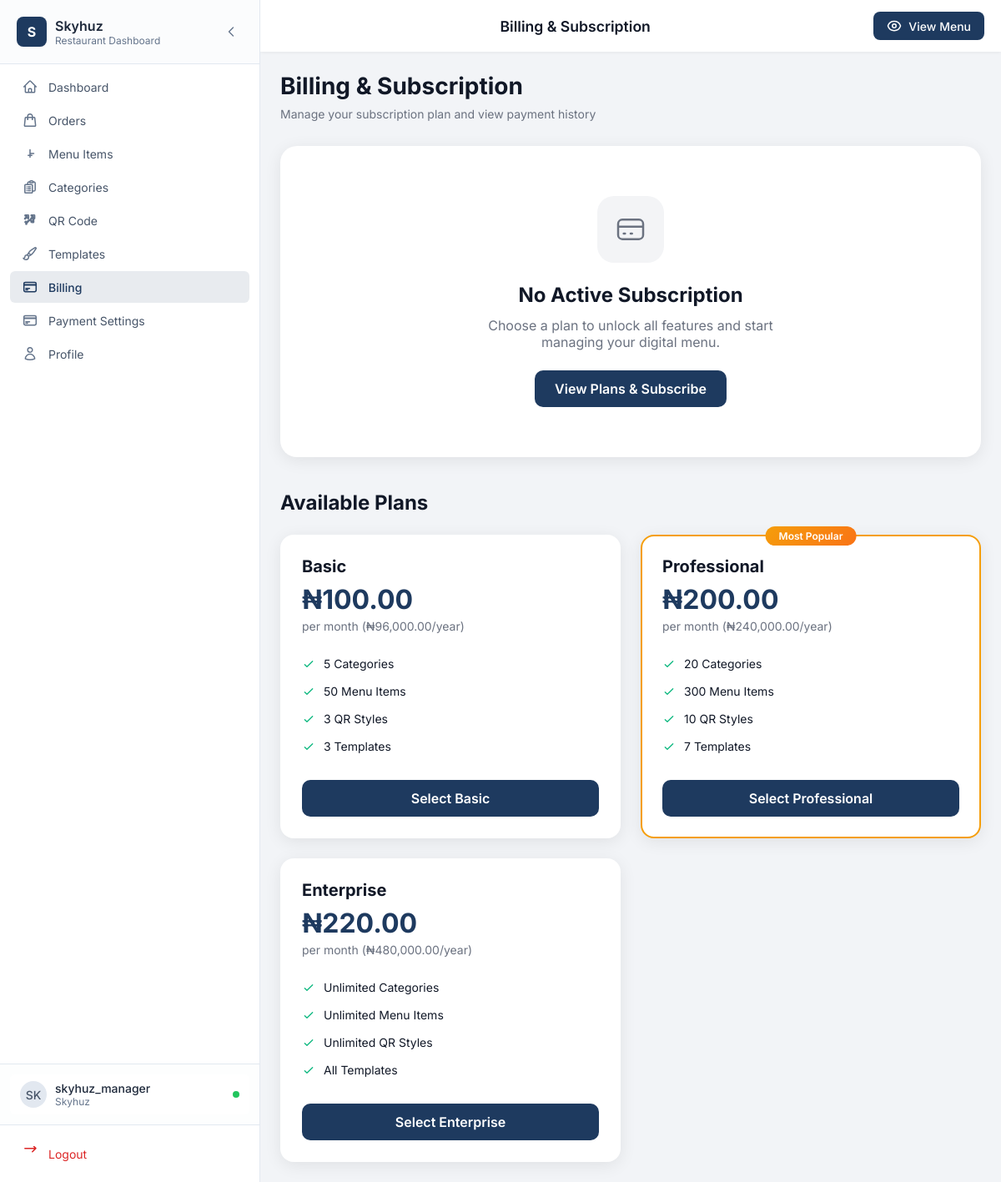
The page /manager/billing.php (signed in) on the database its author committed.
### tables this page shows
CREATE TABLE `restaurants` (
  `id` int(11) NOT NULL,
  `name` varchar(255) NOT NULL,
  `slug` varchar(255) NOT NULL,
  `logo` varchar(255) DEFAULT NULL,
  `hero_image` varchar(255) DEFAULT NULL,
  `description` text DEFAULT NULL,
  `phone` varchar(50) DEFAULT NULL,
  `email` varchar(255) DEFAULT NULL,
  `address` text DEFAULT NULL,
  `website` varchar(255) DEFAULT NULL,
  `whatsapp_link` varchar(255) DEFAULT NULL,
  `instagram_url` varchar(255) DEFAULT NULL,
  `facebook_url` varchar(255) DEFAULT NULL,
  `twitter_url` varchar(255) DEFAULT NULL,
  `map_latitude` decimal(10,8) DEFAULT NULL,
  `map_longitude` decimal(11,8) DEFAULT NULL,
  `header_menu_items` text DEFAULT NULL,
  `footer_content` text DEFAULT NULL,
  `manager_email` varchar(255) DEFAULT NULL,
  `google_rating` decimal(3,1) DEFAULT 4.5,
  `rating_source` varchar(50) DEFAULT 'Google',
  `template_id` int(11) DEFAULT 1,
  `is_active` tinyint(1) DEFAULT 1,
  `available_items_count` int(11) DEFAULT 0,
  `unavailable_items_count` int(11) DEFAULT 0,
  `subscription_id` int(11) DEFAULT NULL,
  `created_at` timestamp NOT NULL DEFAULT current_timestamp(),
  `updated_at` timestamp NOT NULL DEFAULT current_timestamp() ON UPDATE current_timestamp()
);

CREATE TABLE `subscription_plans` (
  `id` int(11) NOT NULL,
  `name` varchar(50) NOT NULL COMMENT 'Basic, Professional, Enterprise',
  `slug` varchar(50) NOT NULL COMMENT 'basic, professional, enterprise',
  `description` text DEFAULT NULL,
  `monthly_price` decimal(10,2) NOT NULL DEFAULT 0.00 COMMENT 'Price in NGN',
  `annual_price` decimal(10,2) NOT NULL DEFAULT 0.00 COMMENT 'Price in NGN (20% discount)',
  `max_categories` int(11) NOT NULL DEFAULT 5 COMMENT '-1 for unlimited',
  `max_menu_items` int(11) NOT NULL DEFAULT 50 COMMENT '-1 for unlimited',
  `max_qr_styles` int(11) NOT NULL DEFAULT 3 COMMENT '-1 for unlimited',
  `max_templates` int(11) NOT NULL DEFAULT 3 COMMENT '-1 for unlimited',
  `features` longtext DEFAULT NULL COMMENT 'Additional features as JSON',
  `is_active` tinyint(1) NOT NULL DEFAULT 1,
  `display_order` int(11) NOT NULL DEFAULT 0,
  `created_at` timestamp NOT NULL DEFAULT current_timestamp(),
  `updated_at` timestamp NOT NULL DEFAULT current_timestamp() ON UPDATE current_timestamp()
);

### manager/billing.php (the view, shortened to what the rows shown need)
<?php
require_once __DIR__ . '/../includes/functions.php';
require_once __DIR__ . '/../includes/subscription.php';
$restaurantId = getCurrentUserRestaurantId();
$subscription = getRestaurantSubscription($restaurantId);
$statusInfo = getSubscriptionStatusInfo($subscription);
$plans = getSubscriptionPlans(true);
$usage = getUsageSummary($restaurantId);
$paymentHistory = getPaymentHistory($restaurantId, 3);
include __DIR__ . '/../includes/manager-layout.php';
?>
<div class="page-header">
    <h1 class="page-title">Billing & Subscription</h1>
</div>
<?php if ($subscription): ?>
    <?php if ($subscription['status'] === 'trial'): ?>
        <?php $daysLeft = getTrialDaysRemaining($subscription); ?>
        <div class="trial-banner">
            <div class="trial-info">
                <div class="trial-icon">
                    <svg xmlns="http://www.w3.org/2000/svg" width="24" height="24" fill="none" viewBox="0 0 24 24" stroke="currentColor">
                        <path stroke-linecap="round" stroke-linejoin="round" stroke-width="2" d="M12 8v4l3 3m6-3a9 9 0 11-18 0 9 9 0 0118 0z" />
                    </svg>
                </div>
                <div class="trial-text">
                    <h3><?php echo $daysLeft; ?> Days Left in Your Trial</h3>
                    <p>Your trial ends on <?php echo date('F j, Y', strtotime($subscription['trial_ends_at'])); ?>. Subscribe now to keep all features.</p>
                </div>
            </div>
            <div class="trial-action">
                <a href="checkout.php" class="btn-upgrade">Subscribe Now</a>
            </div>
        </div>
    <?php endif; ?>
    <div class="plan-card-current">
        <div class="plan-card-header">
            <div>
                <div class="plan-name-large"><?php echo htmlspecialchars($subscription['plan_name']); ?> Plan</div>
                <div class="plan-billing-cycle"><?php echo ucfirst($subscription['billing_cycle']); ?> billing</div>
            </div>
            <span class="status-badge-large"><?php echo $statusInfo['label']; ?></span>
        </div>
        <?php
        $currentPrice = $subscription['billing_cycle'] === 'annual'
            ? $subscription['annual_price']
            : $subscription['monthly_price'];
        ?>
        <div class="plan-price-display">
            <?php echo formatSubscriptionPrice($currentPrice); ?>
            <span class="plan-price-period">/ <?php echo $subscription['billing_cycle'] === 'annual' ? 'year' : 'month'; ?></span>
        </div>
        <div class="plan-details">
            <?php if ($subscription['status'] === 'trial'): ?>
                <div class="plan-detail-item">
                    <span class="plan-detail-label">Trial Ends</span>
                    <span class="plan-detail-value"><?php echo date('M j, Y', strtotime($subscription['trial_ends_at'])); ?></span>
                </div>
            <?php elseif ($subscription['current_period_end']): ?>
                <div class="plan-detail-item">
                    <span class="plan-detail-label">Next Billing</span>
                    <span class="plan-detail-value"><?php echo date('M j, Y', strtotime($subscription['current_period_end'])); ?></span>
                </div>
            <?php endif; ?>
            <div class="plan-detail-item">
                <span class="plan-detail-label">Categories</span>
                <span class="plan-detail-value">
                    <?php echo $subscription['max_categories'] == -1 ? 'Unlimited' : $subscription['max_categories']; ?>
                </span>
            </div>
            <div class="plan-detail-item">
                <span class="plan-detail-label">Menu Items</span>
                <span class="plan-detail-value">
                    <?php echo $subscription['max_menu_items'] == -1 ? 'Unlimited' : $subscription['max_menu_items']; ?>
                </span>
            </div>
        </div>
        <div class="plan-actions">
            <?php if ($subscription['plan_slug'] !== 'enterprise'): ?>
                <a href="checkout.php?upgrade=1" class="btn-upgrade">Upgrade Plan</a>
            <?php endif; ?>
        </div>
    </div>
    <div class="billing-grid">
        <div class="usage-card">
            <h3 class="card-title">
                <svg xmlns="http://www.w3.org/2000/svg" width="20" height="20" fill="none" viewBox="0 0 24 24" stroke="currentColor">
                    <path stroke-linecap="round" stroke-linejoin="round" stroke-width="2" d="M9 19v-6a2 2 0 00-2-2H5a2 2 0 00-2 2v6a2 2 0 002 2h2a2 2 0 002-2zm0 0V9a2 2 0 012-2h2a2 2 0 012 2v10m-6 0a2 2 0 002 2h2a2 2 0 002-2m0 0V5a2 2 0 012-2h2a2 2 0 012 2v14a2 2 0 01-2 2h-2a2 2 0 01-2-2z" />
                </svg>
                Current Usage
            </h3>
            <?php renderUsageBar('Categories', $usage['categories']); ?>
            <?php renderUsageBar('Menu Items', $usage['menu_items']); ?>
            <?php renderUsageBar('QR Styles', $usage['qr_styles']); ?>
            <?php renderUsageBar('Templates', $usage['templates']); ?>
        </div>
        <div class="payment-card">
            <div class="payment-header">
                <h3 class="card-title" style="margin: 0;">
                    <svg xmlns="http://www.w3.org/2000/svg" width="20" height="20" fill="none" viewBox="0 0 24 24" stroke="currentColor">
                        <path stroke-linecap="round" stroke-linejoin="round" stroke-width="2" d="M12 8c-1.657 0-3 .895-3 2s1.343 2 3 2 3 .895 3 2-1.343 2-3 2m0-8c1.11 0 2.08.402 2.599 1M12 8V7m0 1v8m0 0v1m0-1c-1.11 0-2.08-.402-2.599-1M21 12a9 9 0 11-18 0 9 9 0 0118 0z" />
                    </svg>
                    Payment History
                </h3>
                <a href="transaction-history.php" style="font-size: 0.875rem; color: var(--primary); text-decoration: none; font-weight: 500;">View All</a>
            </div>
            <div class="payment-list">
                <?php if (empty($paymentHistory)): ?>
                    <div class="empty-payments">
                        <p>No payment history yet</p>
                    </div>
                <?php else: ?>
                    <?php foreach ($paymentHistory as $payment): ?>
                        <div class="payment-item">
                            <div class="payment-info">
                                <span class="payment-plan"><?php echo htmlspecialchars($payment['plan_name'] ?? 'Subscription'); ?></span>
                                <span class="payment-date"><?php echo date('M j, Y', strtotime($payment['created_at'])); ?></span>
                            </div>
                            <div class="payment-amount">
                                <div class="payment-value"><?php echo formatSubscriptionPrice($payment['amount'], $payment['currency']); ?></div>
                                <span class="payment-status <?php echo $payment['status']; ?>"><?php echo ucfirst($payment['status']); ?></span>
                            </div>
                        </div>
                    <?php endforeach; ?>
                <?php endif; ?>
            </div>
        </div>
    </div>
<?php else: ?>
    <div class="no-subscription">
        <h2>No Active Subscription</h2>
    </div>
<?php endif; ?>
<div class="plans-section">
    <h2 class="section-title">Available Plans</h2>
    <div class="plans-grid">
        <?php foreach ($plans as $plan): ?>
            <?php
            $isCurrent = $subscription && $subscription['plan_id'] == $plan['id'];
            $isPopular = $plan['slug'] === 'professional';
            ?>
            <div class="plan-option <?php echo $isCurrent ? 'current' : ''; ?> <?php echo $isPopular ? 'popular' : ''; ?>">
                <?php if ($isPopular): ?>
                    <span class="popular-badge">Most Popular</span>
                <?php endif; ?>
                <div class="plan-option-name"><?php echo htmlspecialchars($plan['name']); ?></div>
                <div class="plan-option-price"><?php echo formatSubscriptionPrice($plan['monthly_price']); ?></div>
                <div class="plan-option-period">per month (<?php echo formatSubscriptionPrice($plan['annual_price']); ?>/year)</div>
                <ul class="plan-features">
                    <li>
                        <svg xmlns="http://www.w3.org/2000/svg" width="16" height="16" fill="none" viewBox="0 0 24 24" stroke="currentColor">
                            <path stroke-linecap="round" stroke-linejoin="round" stroke-width="2" d="M5 13l4 4L19 7" />
                        </svg>
                        <?php echo $plan['max_categories'] == -1 ? 'Unlimited' : $plan['max_categories']; ?> Categories
                    </li>
                    <li>
                        <svg xmlns="http://www.w3.org/2000/svg" width="16" height="16" fill="none" viewBox="0 0 24 24" stroke="currentColor">
                            <path stroke-linecap="round" stroke-linejoin="round" stroke-width="2" d="M5 13l4 4L19 7" />
                        </svg>
                        <?php echo $plan['max_menu_items'] == -1 ? 'Unlimited' : $plan['max_menu_items']; ?> Menu Items
                    </li>
                    <li>
                        <svg xmlns="http://www.w3.org/2000/svg" width="16" height="16" fill="none" viewBox="0 0 24 24" stroke="currentColor">
                            <path stroke-linecap="round" stroke-linejoin="round" stroke-width="2" d="M5 13l4 4L19 7" />
                        </svg>
                        <?php echo $plan['max_qr_styles'] == -1 ? 'Unlimited' : $plan['max_qr_styles']; ?> QR Styles
                    </li>
                    <li>
                        <svg xmlns="http://www.w3.org/2000/svg" width="16" height="16" fill="none" viewBox="0 0 24 24" stroke="currentColor">
                            <path stroke-linecap="round" stroke-linejoin="round" stroke-width="2" d="M5 13l4 4L19 7" />
                        </svg>
                        <?php echo $plan['max_templates'] == -1 ? 'All' : $plan['max_templates']; ?> Templates
                    </li>
                </ul>
                <?php if ($isCurrent): ?>
                    <span class="btn-select-plan current">Current Plan</span>
                <?php else: ?>
                    <a href="checkout.php?plan=<?php echo $plan['id']; ?>" class="btn-select-plan primary">
                        <?php echo $subscription ? 'Switch to ' . $plan['name'] : 'Select ' . $plan['name']; ?>
                    </a>
                <?php endif; ?>
            </div>
        <?php endforeach; ?>
    </div>
</div>
<?php include __DIR__ . '/../includes/admin-footer.php'; ?>

### includes/sidebar-manager.php (shortened to what the rows shown need)
<?php
$userInfo = null;
$restaurantName = '';
$restaurantLogo = '';
if (isLoggedIn() && isManager()) {
    $pdo = getDBConnection();
    if ($pdo) {
        $userId = getCurrentUserId();
        $stmt = $pdo->prepare("SELECT username, email FROM managers WHERE id = ?");
        $stmt->execute([$userId]);
        $userInfo = $stmt->fetch();
        $restaurantId = getCurrentUserRestaurantId();
        if ($restaurantId) {
            $stmt = $pdo->prepare("SELECT name, logo FROM restaurants WHERE id = ?");
            $stmt->execute([$restaurantId]);
            $restaurant = $stmt->fetch();
            $restaurantName = $restaurant['name'] ?? '';
            $restaurantLogo = $restaurant['logo'] ?? '';
        }
    }
}
$username = $_SESSION['username'] ?? 'Manager';
$userEmail = $userInfo['email'] ?? '';
$userInitials = strtoupper(substr($username, 0, 2));
?>
<aside class="sidebar-modern" id="sidebar">
    <div class="sidebar-header-modern">
        <div class="sidebar-logo-wrapper">
            <div class="sidebar-logo">
                <?php if (!empty($restaurantLogo)): ?>
                    <img src="<?php echo UPLOAD_URL . '/logos/' . htmlspecialchars($restaurantLogo); ?>" alt="<?php echo htmlspecialchars($restaurantName ?: 'Restaurant'); ?>" class="logo-image-modern">
                <?php else: ?>
                    <div class="logo-icon-modern"><?php echo strtoupper(substr($restaurantName ?: 'M', 0, 1)); ?></div>
                <?php endif; ?>
                <div class="logo-text">
                    <span class="logo-title"><?php echo htmlspecialchars($restaurantName ?: 'Manager'); ?></span>
                    <span class="logo-subtitle">Restaurant Dashboard</span>
                </div>
            </div>
        </div>
    </div>
    <div class="sidebar-footer-modern">
        <div class="sidebar-profile">
            <?php if (!isset($_COOKIE['sidebar_collapsed']) || $_COOKIE['sidebar_collapsed'] !== 'true'): ?>
                <div class="profile-card">
                    <div class="profile-avatar"><?php echo htmlspecialchars($userInitials); ?></div>
                    <div class="profile-info">
                        <p class="profile-name"><?php echo htmlspecialchars($username); ?></p>
                        <p class="profile-role"><?php echo htmlspecialchars($restaurantName ?: ($userEmail ?: 'Manager')); ?></p>
                    </div>
                    <div class="profile-status" title="Online"></div>
                </div>
            <?php endif; ?>
        </div>
    </div>
</aside>

### rows shown on the page
restaurants: name "S", name "Skyhuz"
subscription_plans: name "Basic", monthly_price "₦100.00", annual_price "₦96,000.00", max_categories "5", max_menu_items "50", max_qr_styles "3", max_templates "3"
subscription_plans: slug "Most Popular", name "Professional", monthly_price "₦200.00", annual_price "₦240,000.00", max_categories "20", max_menu_items "300", max_qr_styles "10", max_templates "7"
subscription_plans: name "Enterprise", monthly_price "₦220.00", annual_price "₦480,000.00", max_categories "Unlimited", max_menu_items "Unlimited", max_qr_styles "Unlimited", max_templates "All"

### other values the page prints
$item['name'] "Dashboard"
$item['name'] "Orders"
$item['name'] "Menu Items"
$item['name'] "Categories"
$item['name'] "QR Code"
$item['name'] "Templates"
$item['name'] "Billing"
$item['name'] "Payment Settings"
$item['name'] "Profile"
$userInitials "SK"
$username "skyhuz_manager"
$pageTitle "Billing & Subscription"
